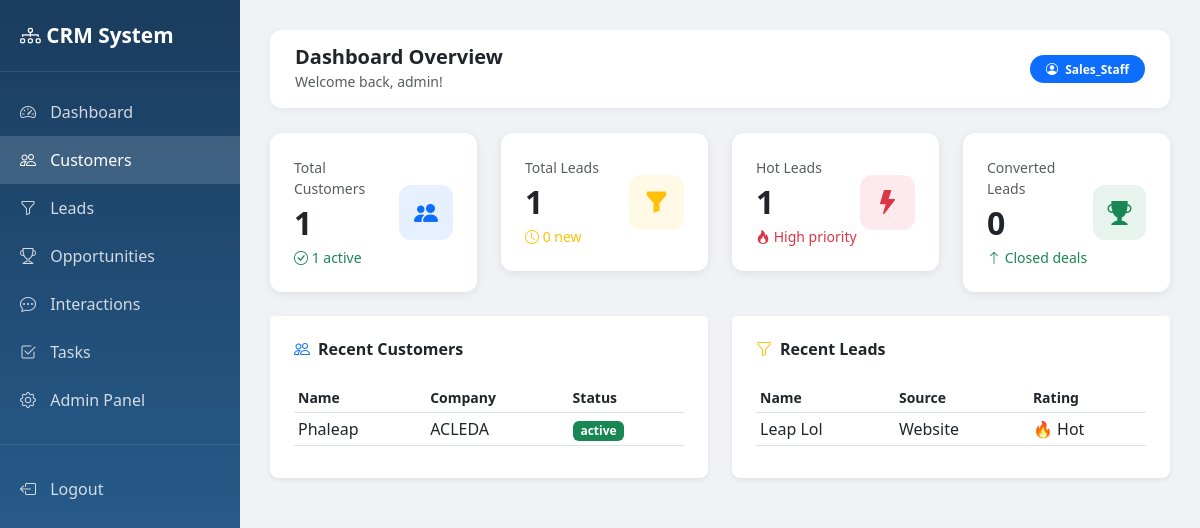
/dashboard/ (signed in), run on an earlier commit of the app's database.
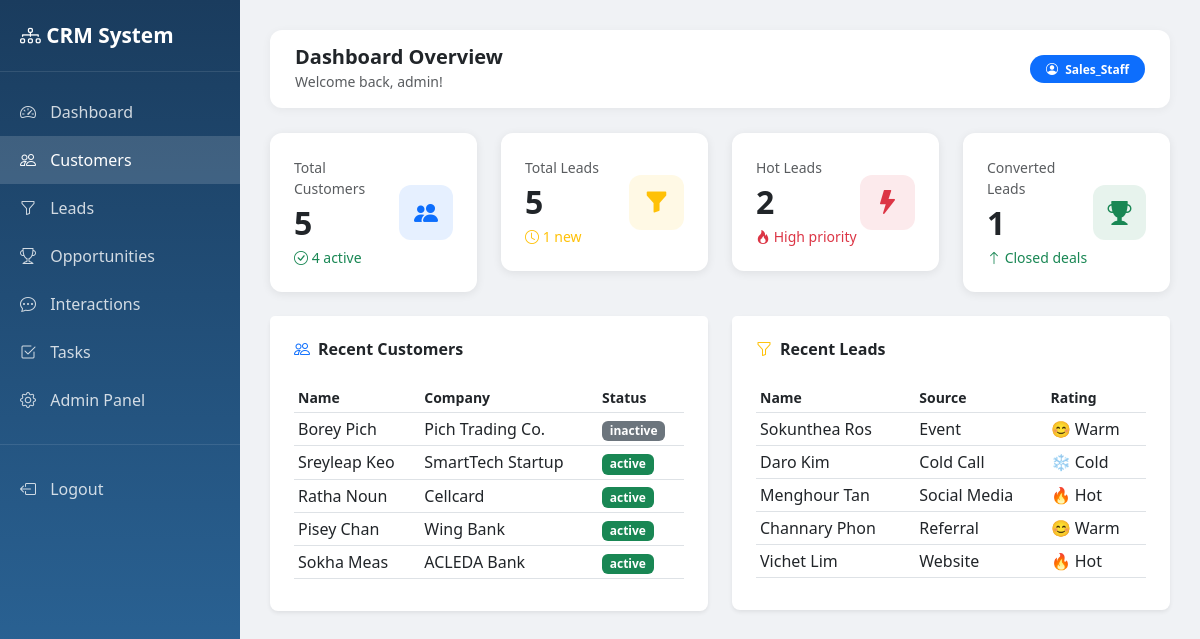
And on a later commit of the database.
### accounts/models.py (models this page shows, shortened)
class User(AbstractUser):
    ROLE_CHOICES = [
        ('admin', 'Admin'),
        ('sales_staff', 'Sales Staff'),
        ('customer_service', 'Customer Service'),
    ]
    phone = models.CharField(max_length=20, blank=True)
    role = models.CharField(max_length=20, choices=ROLE_CHOICES, default='sales_staff')
    profile_image = models.ImageField(upload_to='profiles/', blank=True, null=True)

### customers/models.py (models this page shows, shortened)
class Customer(models.Model):
    SEGMENT_CHOICES = [
        ('enterprise', 'Enterprise'),
        ('smb', 'SMB'),
        ('startup', 'Startup'),
        ('individual', 'Individual'),
    ]
    STATUS_CHOICES = [
        ('active', 'Active'),
        ('inactive', 'Inactive'),
        ('blocked', 'Blocked'),
    ]
    full_name = models.CharField(max_length=200)
    email = models.EmailField(unique=True, blank=True, null=True)
    phone = models.CharField(max_length=20, blank=True)
    company = models.CharField(max_length=200, blank=True)
    job_title = models.CharField(max_length=100, blank=True)
    segment = models.CharField(max_length=20, choices=SEGMENT_CHOICES, blank=True)
    industry = models.CharField(max_length=100, blank=True)
    city = models.CharField(max_length=100, blank=True)
    country = models.CharField(max_length=100, blank=True)
    status = models.CharField(max_length=20, choices=STATUS_CHOICES, default='active')
    tags = models.ManyToManyField(CustomerTag, blank=True)
    assigned_to = models.ForeignKey(User, on_delete=models.SET_NULL, null=True, blank=True, related_name='assigned_customers')
    created_by = models.ForeignKey(User, on_delete=models.SET_NULL, null=True, related_name='created_customers')
    created_at = models.DateTimeField(auto_now_add=True)
    updated_at = models.DateTimeField(auto_now=True)

### leads/models.py (models this page shows, shortened)
class Lead(models.Model):
    SOURCE_CHOICES = [
        ('website', 'Website'),
        ('referral', 'Referral'),
        ('social_media', 'Social Media'),
        ('cold_call', 'Cold Call'),
        ('event', 'Event'),
    ]
    STATUS_CHOICES = [
        ('new', 'New'),
        ('contacted', 'Contacted'),
        ('qualified', 'Qualified'),
        ('unqualified', 'Unqualified'),
        ('converted', 'Converted'),
    ]
    RATING_CHOICES = [
        ('hot', '🔥 Hot'),
        ('warm', '😊 Warm'),
        ('cold', '❄️ Cold'),
    ]
    full_name = models.CharField(max_length=200)
    email = models.EmailField(blank=True)
    phone = models.CharField(max_length=20, blank=True)
    company = models.CharField(max_length=200, blank=True)
    source = models.CharField(max_length=30, choices=SOURCE_CHOICES, blank=True)
    status = models.CharField(max_length=20, choices=STATUS_CHOICES, default='new')
    rating = models.CharField(max_length=10, choices=RATING_CHOICES, blank=True)
    budget = models.DecimalField(max_digits=12, decimal_places=2, null=True, blank=True)
    notes = models.TextField(blank=True)
    assigned_to = models.ForeignKey(User, on_delete=models.SET_NULL, null=True, blank=True)
    converted_customer = models.ForeignKey(Customer, on_delete=models.SET_NULL, null=True, blank=True)
    converted_at = models.DateTimeField(null=True, blank=True)
    created_at = models.DateTimeField(auto_now_add=True)
    updated_at = models.DateTimeField(auto_now=True)

### reports/views.py (the view)
# urls.py: path('', lambda request: redirect('dashboard/'), name='home'),
@login_required
def dashboard(request):
    context = {
        'total_customers': Customer.objects.count(),
        'active_customers': Customer.objects.filter(status='active').count(),
        'total_leads': Lead.objects.count(),
        'new_leads': Lead.objects.filter(status='new').count(),
        'hot_leads': Lead.objects.filter(rating='hot').count(),
        'converted_leads': Lead.objects.filter(status='converted').count(),
        'recent_customers': Customer.objects.order_by('-created_at')[:5],
        'recent_leads': Lead.objects.order_by('-created_at')[:5],
    }
    return render(request, 'dashboard.html', context)

### templates/dashboard.html (shortened to what this page needs)
<!DOCTYPE html>
<html lang="en">
<head>
    <link href="https://cdn.jsdelivr.net/npm/bootstrap@5.3.0/dist/css/bootstrap.min.css" rel="stylesheet">
    <link href="https://cdn.jsdelivr.net/npm/bootstrap-icons@1.10.0/font/bootstrap-icons.css" rel="stylesheet">
</head>
<body>
<div class="sidebar">
    <div class="brand"><i class="bi bi-diagram-3"></i> CRM System</div>
    <div class="mt-3">
        <a href="/dashboard/"><i class="bi bi-speedometer2"></i> Dashboard</a>
        <a href="/customers/" class="active"><i class="bi bi-people"></i> Customers</a>
        <a href="/leads/"><i class="bi bi-funnel"></i> Leads</a>
        <a href="/opportunities/"><i class="bi bi-trophy"></i> Opportunities</a>
        <a href="/interactions/"><i class="bi bi-chat-dots"></i> Interactions</a>
        <a href="/tasks/"><i class="bi bi-check2-square"></i> Tasks</a>
        <a href="/admin/"><i class="bi bi-gear"></i> Admin Panel</a>
        <div style="border-top: 1px solid rgba(255,255,255,0.1); margin: 20px 0;"></div>
        <a href="/accounts/logout/"><i class="bi bi-box-arrow-left"></i> Logout</a>
    </div>
</div>
<div class="main-content">
    <div class="topbar">
        <div>
            <h5 class="mb-0 fw-bold">Dashboard Overview</h5>
            <small class="text-muted">Welcome back, {{ request.user.get_full_name|default:request.user.username }}!</small>
        </div>
        <div>
            <span class="badge bg-primary rounded-pill px-3 py-2">
                <i class="bi bi-person-circle me-1"></i> {{ request.user.role|default:"Admin"|title }}
            </span>
        </div>
    </div>
    <div class="row g-4 mb-4">
        <div class="col-md-3">
            <div class="card stat-card p-4">
                <div class="d-flex justify-content-between align-items-center">
                    <div>
                        <div class="text-muted small">Total Customers</div>
                        <div class="fs-2 fw-bold">{{ total_customers }}</div>
                        <div class="text-success small"><i class="bi bi-check-circle"></i> {{ active_customers }} active</div>
                    </div>
                    <div class="stat-icon bg-primary bg-opacity-10 text-primary">
                        <i class="bi bi-people-fill"></i>
                    </div>
                </div>
            </div>
        </div>
        <div class="col-md-3">
            <div class="card stat-card p-4">
                <div class="d-flex justify-content-between align-items-center">
                    <div>
                        <div class="text-muted small">Total Leads</div>
                        <div class="fs-2 fw-bold">{{ total_leads }}</div>
                        <div class="text-warning small"><i class="bi bi-clock"></i> {{ new_leads }} new</div>
                    </div>
                    <div class="stat-icon bg-warning bg-opacity-10 text-warning">
                        <i class="bi bi-funnel-fill"></i>
                    </div>
                </div>
            </div>
        </div>
        <div class="col-md-3">
            <div class="card stat-card p-4">
                <div class="d-flex justify-content-between align-items-center">
                    <div>
                        <div class="text-muted small">Hot Leads</div>
                        <div class="fs-2 fw-bold">{{ hot_leads }}</div>
                        <div class="text-danger small"><i class="bi bi-fire"></i> High priority</div>
                    </div>
                    <div class="stat-icon bg-danger bg-opacity-10 text-danger">
                        <i class="bi bi-lightning-fill"></i>
                    </div>
                </div>
            </div>
        </div>
        <div class="col-md-3">
            <div class="card stat-card p-4">
                <div class="d-flex justify-content-between align-items-center">
                    <div>
                        <div class="text-muted small">Converted Leads</div>
                        <div class="fs-2 fw-bold">{{ converted_leads }}</div>
                        <div class="text-success small"><i class="bi bi-arrow-up"></i> Closed deals</div>
                    </div>
                    <div class="stat-icon bg-success bg-opacity-10 text-success">
                        <i class="bi bi-trophy-fill"></i>
                    </div>
                </div>
            </div>
        </div>
    </div>
    <div class="row g-4">
        <div class="col-md-6">
            <div class="card border-0 shadow-sm rounded-3">
                <div class="card-header bg-white border-0 pt-4 pb-0 px-4">
                    <h6 class="fw-bold"><i class="bi bi-people text-primary me-2"></i>Recent Customers</h6>
                </div>
                <div class="card-body px-4">
                    {% if recent_customers %}
                    <table class="table table-hover table-sm">
                        <thead class="text-muted small">
                            <tr><th>Name</th><th>Company</th><th>Status</th></tr>
                        </thead>
                        <tbody>
                            {% for c in recent_customers %}
                            <tr>
                                <td>{{ c.full_name }}</td>
                                <td>{{ c.company|default:"-" }}</td>
                                <td>
                                    <span class="badge {% if c.status == 'active' %}bg-success{% else %}bg-secondary{% endif %}">
                                        {{ c.status }}
                                    </span>
                                </td>
                            </tr>
                            {% endfor %}
                        </tbody>
                    </table>
                    {% else %}
                    <p class="text-muted text-center py-3">No customers yet. <a href="/admin/customers/customer/add/">Add one →</a></p>
                    {% endif %}
                </div>
            </div>
        </div>
        <div class="col-md-6">
            <div class="card border-0 shadow-sm rounded-3">
                <div class="card-header bg-white border-0 pt-4 pb-0 px-4">
                    <h6 class="fw-bold"><i class="bi bi-funnel text-warning me-2"></i>Recent Leads</h6>
                </div>
                <div class="card-body px-4">
                    {% if recent_leads %}
                    <table class="table table-hover table-sm">
                        <thead class="text-muted small">
                            <tr><th>Name</th><th>Source</th><th>Rating</th></tr>
                        </thead>
                        <tbody>
                            {% for l in recent_leads %}
                            <tr>
                                <td>{{ l.full_name }}</td>
                                <td>{{ l.get_source_display|default:"-" }}</td>
                                <td>{{ l.get_rating_display|default:"-" }}</td>
                            </tr>
                            {% endfor %}
                        </tbody>
                    </table>
                    {% else %}
                    <p class="text-muted text-center py-3">No leads yet. <a href="/admin/leads/lead/add/">Add one →</a></p>
                    {% endif %}
                </div>
            </div>
        </div>
    </div>
</div>
</body>
</html>

### templates/dashboard.html (style rules this page uses)
body { background-color: #f0f2f5; }
.sidebar { min-height: 100vh; background: linear-gradient(180deg, #1a3c5e 0%, #2d6a9f 100%); width: 240px; position: fixed; padding-top: 20px; }
.sidebar .brand { color: white; font-size: 1.3rem; font-weight: 700; padding: 0 20px 20px; border-bottom: 1px solid rgba(255,255,255,0.1); }
.sidebar a { color: rgba(255,255,255,0.8); text-decoration: none; display: block; padding: 12px 20px; transition: all 0.2s; }
.sidebar a:hover, .sidebar a.active { background: rgba(255,255,255,0.15); color: white; }
.sidebar a i { margin-right: 10px; }
.main-content { margin-left: 240px; padding: 30px; }
.stat-card { border-radius: 12px; border: none; box-shadow: 0 2px 10px rgba(0,0,0,0.08); transition: transform 0.2s; }
.stat-icon { width: 55px; height: 55px; border-radius: 12px; display: flex; align-items: center; justify-content: center; font-size: 1.5rem; }
.topbar { background: white; border-radius: 12px; padding: 15px 25px; margin-bottom: 25px; box-shadow: 0 2px 10px rgba(0,0,0,0.05); display: flex; justify-content: space-between; align-items: center; }

What changed in the data, as far as the page shows it:
removed Lead: full_name "Leap Lol", source "Website", rating "🔥 Hot"
added Customer: full_name "Borey Pich", company "Pich Trading Co.", status "inactive"
added Customer: full_name "Sreyleap Keo", company "SmartTech Startup", status "active"
added Customer: full_name "Ratha Noun", company "Cellcard", status "active"
added Customer: full_name "Pisey Chan", company "Wing Bank", status "active"
changed Customer: full_name "Phaleap" → "Sokha Meas"; company "ACLEDA" → "ACLEDA Bank"
added Lead: full_name "Sokunthea Ros", source "Event", rating "😊 Warm"
added Lead: full_name "Daro Kim", source "Cold Call", rating "❄️ Cold"
added Lead: full_name "Menghour Tan", source "Social Media", rating "🔥 Hot"
added Lead: full_name "Channary Phon", source "Referral", rating "😊 Warm"
added Lead: full_name "Vichet Lim", source "Website", rating "🔥 Hot"
Also different on the page:
{{ total_customers }}: "1" → "5"
{{ active_customers }}: "1" → "4"
{{ total_leads }}: "1" → "5"
{{ new_leads }}: "0" → "1"
{{ hot_leads }}: "1" → "2"
{{ converted_leads }}: "0" → "1"
